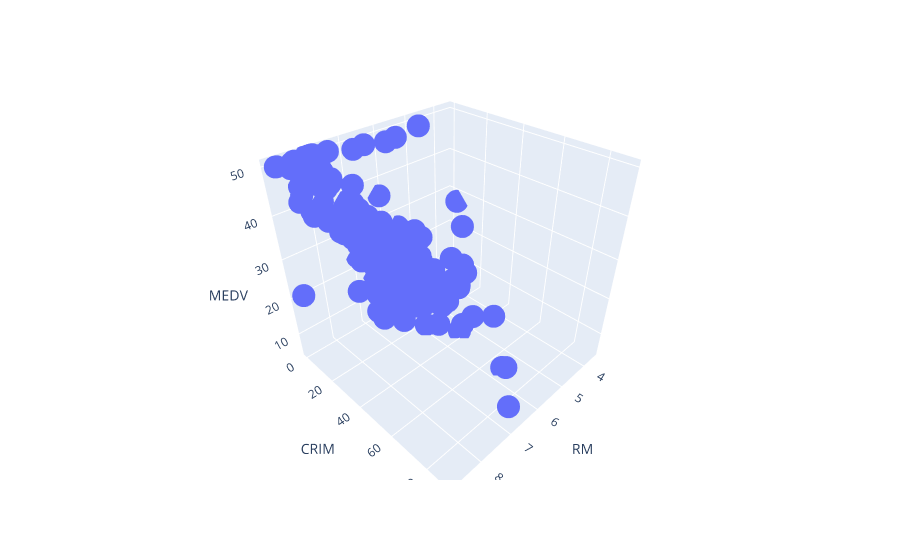

Write notebook code for a chart like this one.
### Code cell
fig = px.scatter_3d(df, x = 'RM', y = 'CRIM', z = 'MEDV')
fig.show()

### Figure 1 — Plotly figure (JSON) as saved in the notebook; plotly's stock layout.template omitted (floating-point values rounded to 4 significant figures; data arrays with more than 128 entries replaced by an {"elided": "..."} marker saying what was removed)
{"data": [{"hovertemplate": "RM=%{x}<br>CRIM=%{y}<br>MEDV=%{z}<extra></extra>", "legendgroup": "", "marker": {"color": "#636efa", "symbol": "circle"}, "mode": "markers", "name": "", "scene": "scene", "showlegend": false, "type": "scatter3d", "x": {"elided": "506 float values"}, "y": {"elided": "506 float values"}, "z": {"elided": "506 float values"}}], "layout": {"legend": {"tracegroupgap": 0}, "margin": {"t": 60}, "scene": {"domain": {"x": [0, 1], "y": [0, 1]}, "xaxis": {"title": {"text": "RM"}}, "yaxis": {"title": {"text": "CRIM"}}, "zaxis": {"title": {"text": "MEDV"}}}}}
